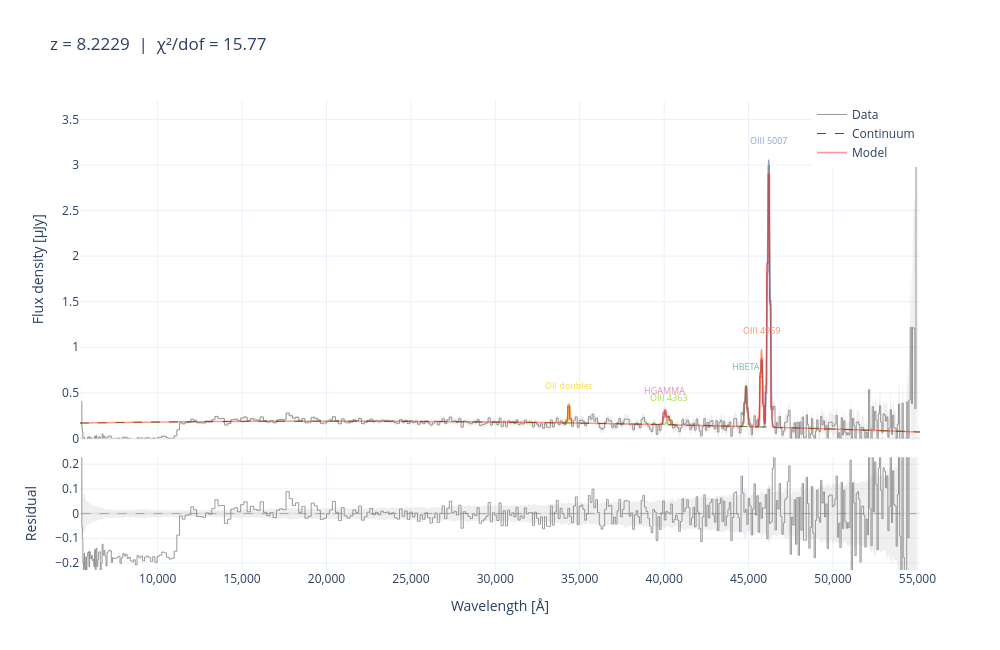

Write notebook code for a chart like this one.
### Code cell
fig = jwspecfit.plot_fit_interactive(result)
fig
